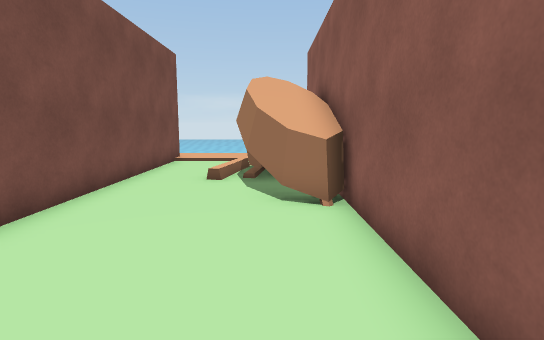
view 1 (above)

16 first-person views from a walk through a Unity game level. The camera is 1.5 m above the floor, tilts 8° down and sees 80° across. The floor is counted in squares, 1 m on a side. Each view is taken from the middle of a square. On the plan, view 1 faces up. The plan holds only what a view shows up to about 15 squares ahead; the rest is blank. The place goes on beyond the plan. The player character is not drawn. Some animated figures are left out. Door leaves are left out, so doorways stand open.

view 2
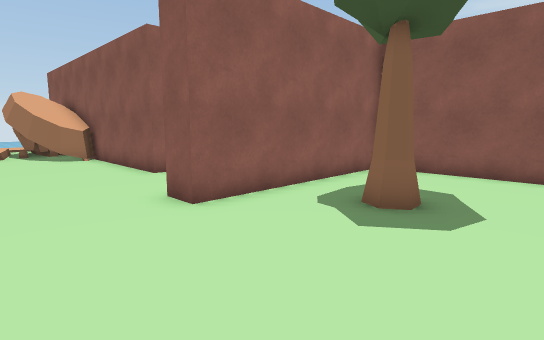

view 3
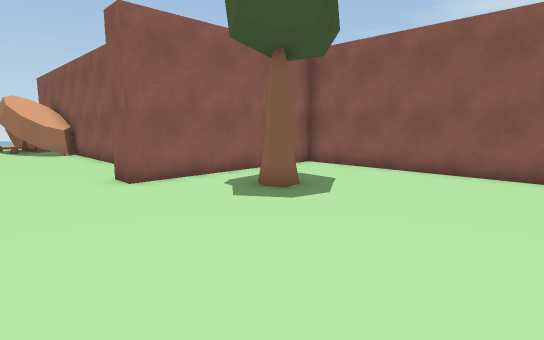

view 4
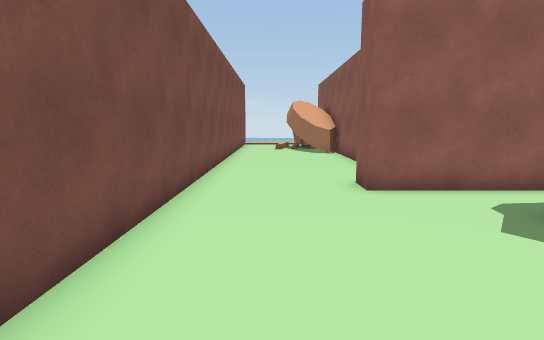

view 5
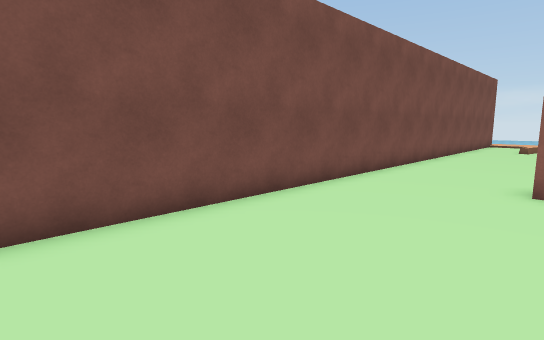

view 6
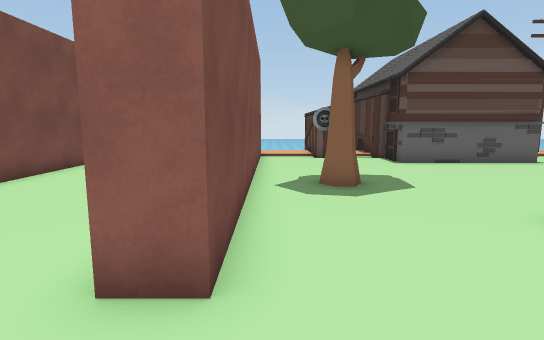

view 7
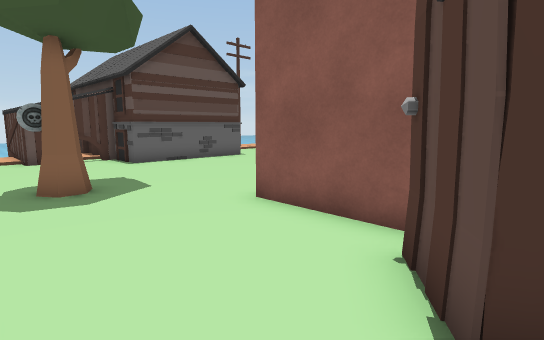

view 8
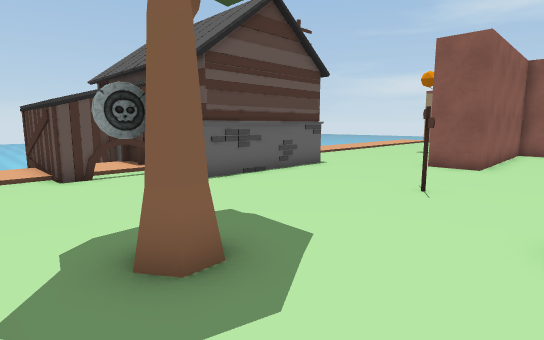

view 9
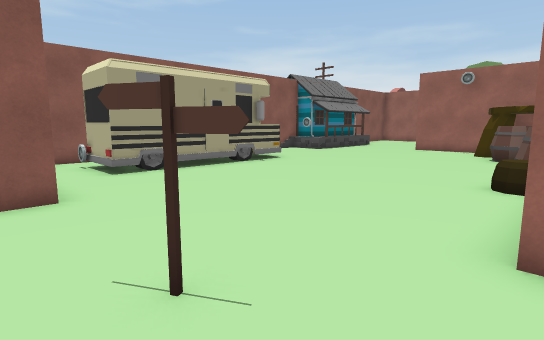

view 10
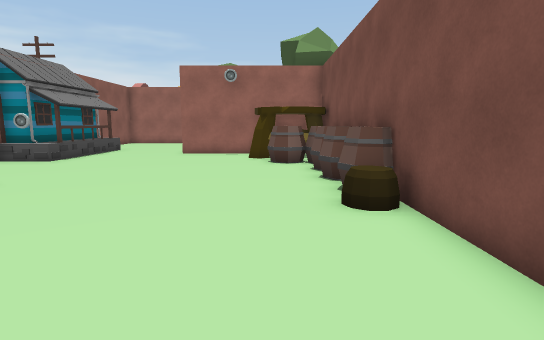

view 11
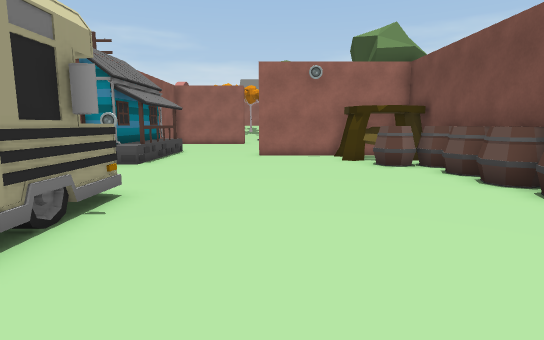

view 12
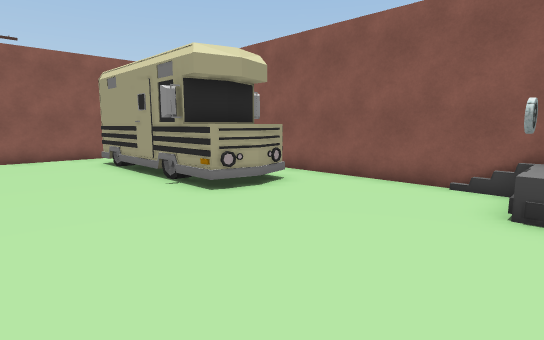

view 13
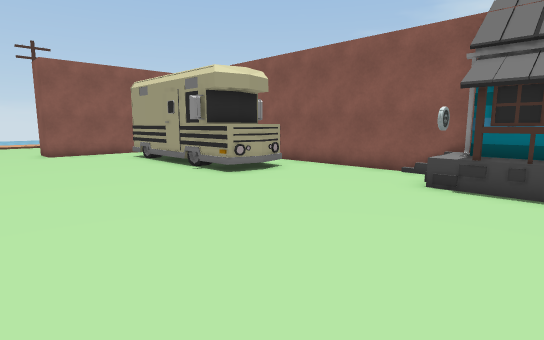

view 14
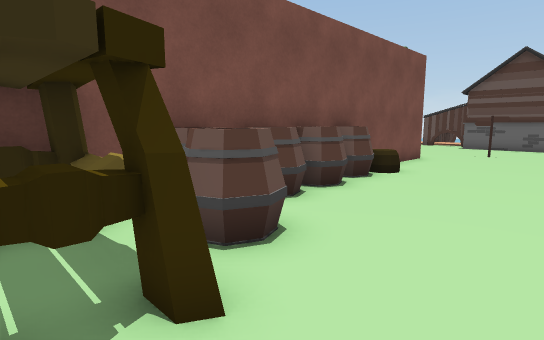

view 15
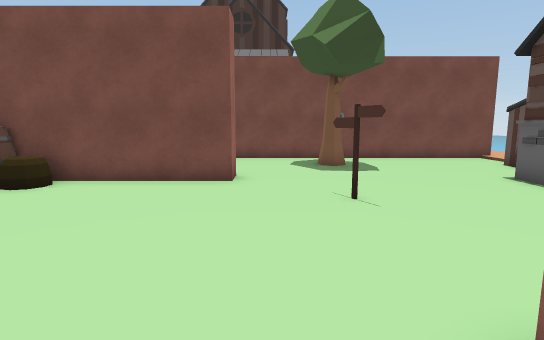

view 16
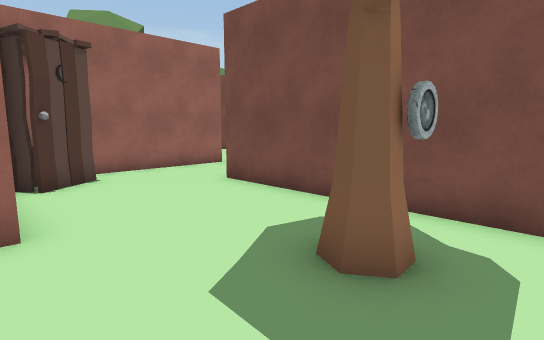

### Floor plan
Key: @ floor where view 1 was taken; # wall or solid block; . floor; v drop or lower ground; B boat; T tree; H house; S sign; A barrel; O other object.
Columns run from 4 left of view 1 to 22 right of it. Each row starts with its distance up from view 1.
 18          H
 17          #
 16         v#  #
 15 ...     .H  H
 14 #..   ...H  H
 13 #..   #..HH##
 12 #.. O.#.....H
 11 #.. OO#.....H#####...
 10 #..BBB#...............
  9 #..BBB#...............
  8 #..BBB#...............
  7 #...BB#..O.........#
  6 #....B#.TT.....S...########
  5 #.....#.......S...........#
  4 #.....#..................O#
  3 #.....#...............O##O#
  2 #.....#.....#.........O
  1 #.....#.....#.........#
  0 #...@.......#.........#
 -1 #.........OO#.........O   #
 -2 #........OOO#O........O  O#
 -3 #....########A........OOOO#
 -4 #....########A.........OO.#
 -5 #...........#AA...........#
 -6 #......T....#A............#
 -7 #......T....#AA...........#
 -8 #...........#A............#
 -9 #...........#AAA........HOH
-10 #...........#AAA........HH#
-11 #...........#OOOO.......HH
-12 #.. ....     OOO........HH

Positions as (right, up) in squares from view 1, and headings:
1: (0, 0), facing up
2: (-3, -9), facing up-right
3: (-3, -12), facing up-right
4: (-2, -11), facing up
5: (1, -12), facing up-left
6: (3, -2), facing up
7: (3, -2), facing up-right
8: (3, 3), facing up-right
9: (8, 7), facing down-right
10: (11, 4), facing down
11: (15, 3), facing down
12: (14, -10), facing up-right
13: (12, -12), facing up-right
14: (14, -12), facing up-left
15: (17, 4), facing left
16: (8, 8), facing down-left
